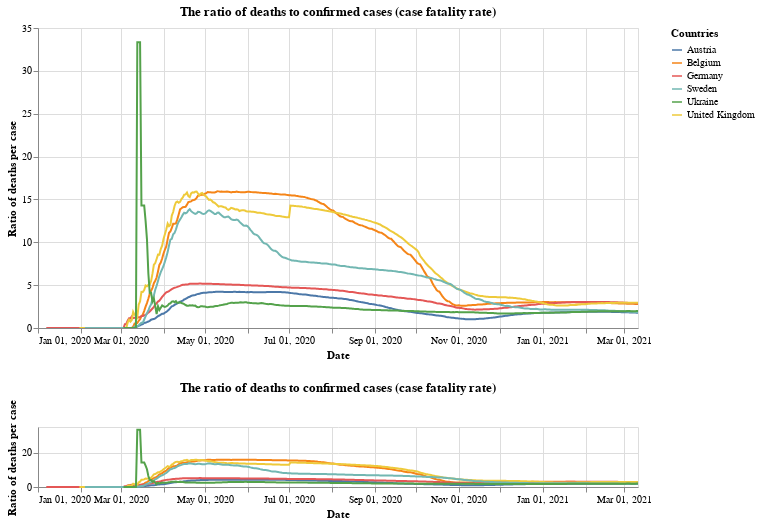

The notebook cell this image was saved under:
### Markdown cell above
## Case fatality rate

### Code cell
#collapse
base = alt.Chart(x_small).mark_line().encode(
    x=alt.X("yearmonthdate(date):T", axis=alt.Axis(title='Date')),
    y=alt.Y("ratio:Q", axis=alt.Axis(title='Ratio of deaths per case')),
    tooltip='id',
    color=alt.Color('id', legend=alt.Legend(title="Countries")),
opacity=alt.condition(leg_selection, alt.value(1), alt.value(0.2))
).add_selection(leg_selection).properties(title='The ratio of deaths to confirmed cases (case fatality rate)', width=600)

upper = base.encode(
    alt.X('yearmonthdate(date):T',axis=alt.Axis(title='Date'),
          scale=alt.Scale(domain=brush))
)

lower = base.properties(
    height=60
).add_selection(brush)

upper & lower

### Figure 1 — Vega-Lite specification as saved in the notebook (floating-point values rounded to 4 significant figures; data arrays with more than 128 entries replaced by an {"elided": "..."} marker saying what was removed)
{"config": {"view": {"continuousWidth": 400, "continuousHeight": 300}}, "vconcat": [{"mark": "line", "encoding": {"color": {"type": "nominal", "field": "id", "legend": {"title": "Countries"}}, "opacity": {"condition": {"value": 1, "selection": "selector001"}, "value": 0.2}, "tooltip": {"type": "nominal", "field": "id"}, "x": {"type": "temporal", "axis": {"title": "Date"}, "field": "date", "scale": {"domain": {"selection": "selector004"}}, "timeUnit": "yearmonthdate"}, "y": {"type": "quantitative", "axis": {"title": "Ratio of deaths per case"}, "field": "ratio"}}, "selection": {"selector001": {"type": "multi", "fields": ["id"], "bind": "legend"}}, "title": "The ratio of deaths to confirmed cases (case fatality rate)", "width": 600}, {"mark": "line", "encoding": {"color": {"type": "nominal", "field": "id", "legend": {"title": "Countries"}}, "opacity": {"condition": {"value": 1, "selection": "selector001"}, "value": 0.2}, "tooltip": {"type": "nominal", "field": "id"}, "x": {"type": "temporal", "axis": {"title": "Date"}, "field": "date", "timeUnit": "yearmonthdate"}, "y": {"type": "quantitative", "axis": {"title": "Ratio of deaths per case"}, "field": "ratio"}}, "height": 60, "selection": {"selector001": {"type": "multi", "fields": ["id"], "bind": "legend"}, "selector004": {"type": "interval", "encodings": ["x"]}}, "title": "The ratio of deaths to confirmed cases (case fatality rate)", "width": 600}], "data": {"name": "data-f435da1a552183ac07e4a075488ee08c"}, "$schema": "https://vega.github.io/schema/vega-lite/v4.8.1.json", "datasets": {"data-f435da1a552183ac07e4a075488ee08c": {"elided": "2616 records"}}}
